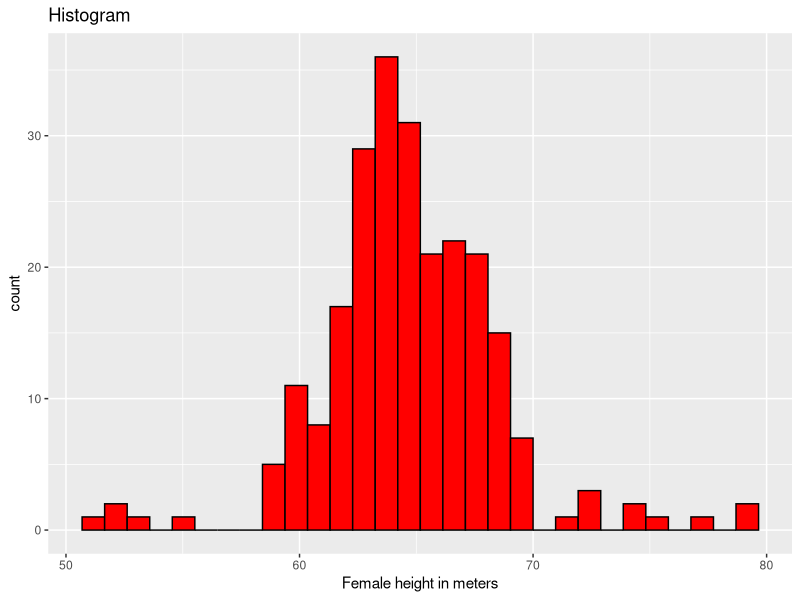
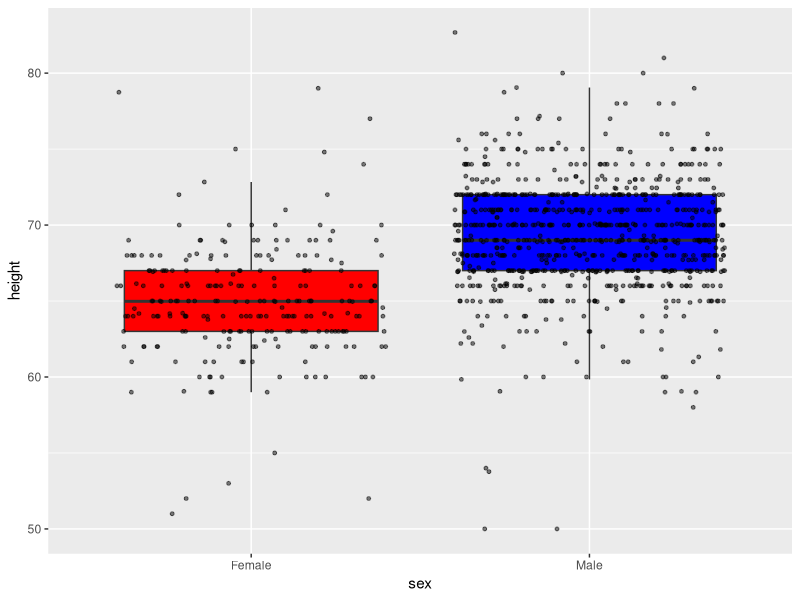
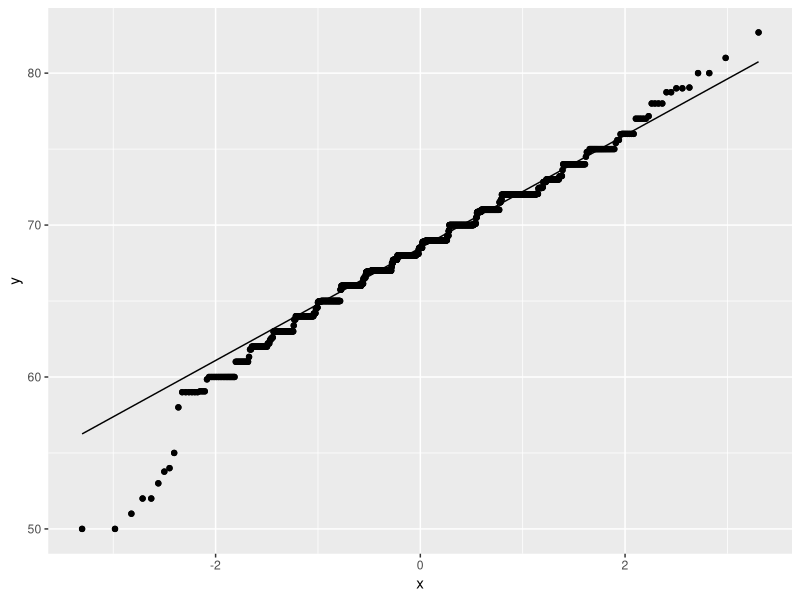
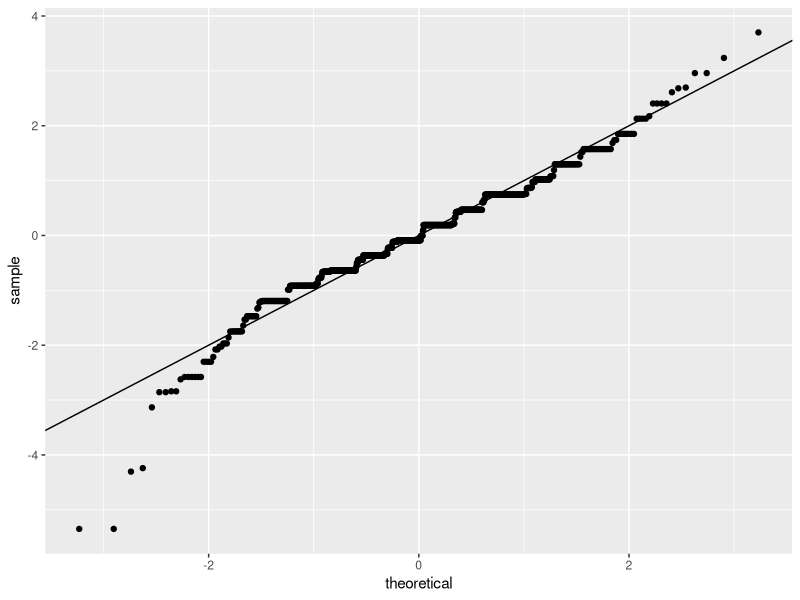

R code for these plots, in order:
## ---- chunk 1
library(tidyverse)
library(knitr)
library(kableExtra)
library(ggthemes)
library(dslabs)
## ---- chunk 2
knitr::opts_chunk$set(
  fig.path = "README_figs/README-"
)
## ---- chunk 3
heights %>% 
  filter(sex == "Female") %>% 
  ggplot(aes(height)) + 
  geom_histogram(color = "black", fill = "red") + 
  xlab("Female height in meters") + ggtitle("Histogram")
## ---- chunk 4
heights %>% 
  ggplot(aes(sex, height)) + 
  geom_boxplot(outlier.shape = NA, fill = c("red", "blue")) + 
  geom_jitter(alpha = 0.5, size = 1)
## ---- chunk 5
heights %>% 
  ggplot(aes(sample = height)) + geom_qq() + stat_qq() + stat_qq_line()

heights %>% 
  filter(sex=="Male") %>%
  ggplot(aes(sample = scale(height))) + 
  geom_qq() +
  geom_abline()
